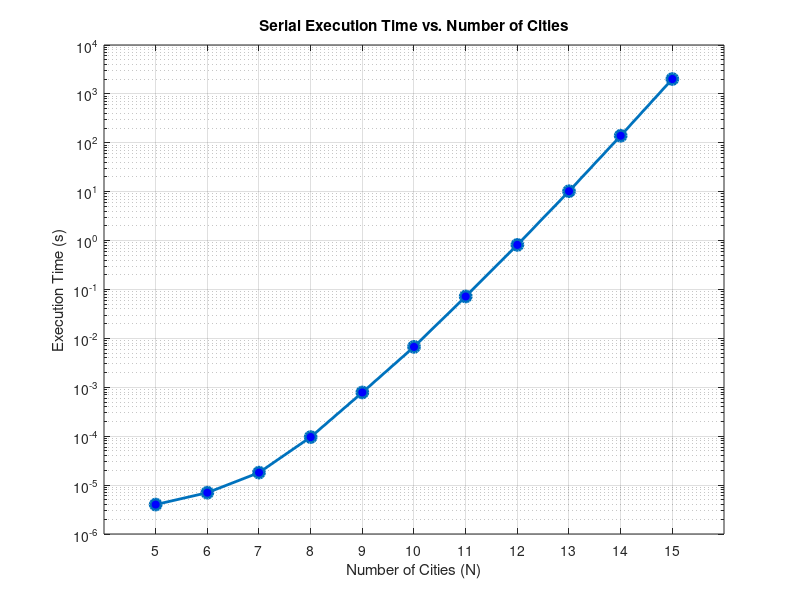

Recreate this plot in MATLAB. (Note: this script raises an error after producing the figure.)
% PART 1 Serial
cities_serial = 5:15;
ET_serial = [4e-6, 7e-6, 1.8e-5, 9.6e-5, 0.000784, 0.006719, 0.072038, 0.817469, 10.2234, 139.401, 2015.66];
ET_serial_short = [4e-6, 7e-6, 1.8e-5, 9.6e-5, 0.000784, 0.006719, 0.072038, 0.817469, 10.2234, 139.401];

% Serial Plots
% Execution Time
figure;
semilogy(cities_serial, ET_serial, '-o', 'LineWidth', 2, 'MarkerSize', 8, 'MarkerFaceColor', 'b')
grid on;
title('Serial Execution Time vs. Number of Cities');
xlabel('Number of Cities (N)');
ylabel('Execution Time (s)');
xticks(cities_serial);
saveas(gcf, 'execution_time_serial.png');

% PART 2 PTH1
cities_PTH1 = 5:14;
ET_PTH1 = [0.000216, 0.000252, 0.000261, 0.000543, 0.004044, 0.037121, 0.365174, 4.20847, 56.0196, 670.941];
p_PTH1 = cities_PTH1 - 1; 

[rel_eff_PTH1, rel_spdup_PTH1, cost_PTH1] = performance_metrics(ET_serial_short, p_PTH1, ET_PTH1);

results_table_PTH1 = table(cities_PTH1', p_PTH1', ET_serial_short', ET_PTH1', rel_spdup_PTH1', rel_eff_PTH1', cost_PTH1', ...
    'VariableNames', {'N_Cities', 'Threads_p', 'T_Serial_s', 'T_Parallel_s', 'Speedup', 'Efficiency', 'Cost_s'});
disp('--- Performance Metrics for PTH1 ---');
disp(results_table);

% PTH1 Graphs
% Execution Time
figure;
semilogy(cities_PTH1, ET_PTH1, '-o', 'LineWidth', 2, 'MarkerSize', 8, 'MarkerFaceColor', 'b')
grid on;
title('Paralell Execution Time vs. Number of Cities (PTH1)');
xlabel('Number of Cities (N)');
ylabel('Execution Time (s)');
xticks(cities_PTH1);
saveas(gcf, 'execution_time_PTH1.png');

% Speedup vs. Number of Cities
figure;
plot(cities_PTH1, rel_spdup_PTH1, '-o', 'LineWidth', 2, 'MarkerSize', 8, 'MarkerFaceColor', 'b');
grid on;
title('Speedup vs. Number of Cities (PTH1)');
xlabel('Number of Cities (N)');
ylabel('Speedup S(N)');
xticks(cities_PTH1);
saveas(gcf, 'speedup_PTH1.png');

% Efficiency vs. Number of Cities
figure;
plot(cities_PTH1, rel_eff_PTH1, '-o', 'LineWidth', 2, 'MarkerSize', 8, 'MarkerFaceColor', 'b');
grid on;
title('Efficiency vs. Number of Cities (PTH1)');
xlabel('Number of Cities (N)');
ylabel('Efficiency E(N)');
xticks(cities_PTH1);
ylim([0 0.03]); 
saveas(gcf, 'efficiency_PTH1.png');

% Cost vs. Number of Cities
figure;
semilogy(cities_PTH1, cost_PTH1, '-o', 'LineWidth', 2, 'MarkerSize', 8, 'MarkerFaceColor', 'b');
grid on;
title('Cost vs. Number of Cities (PTH1)');
xlabel('Number of Cities (N)');
ylabel('Cost C(N) (Core-Seconds)');
xticks(cities_PTH1);
saveas(gcf, 'cost_PTH1.png');

% PART 3 PTH2
cities_PTH2 = 5:15;
ET_PTH2 = [0.000387 0.000352 0.000361 0.000434 0.000579 0.001595 0.008654 0.081611 0.910806 11.2759 152.662];
p_PTH2 = cities_PTH2 - 1; 

[rel_eff_PTH2, rel_spdup_PTH2, cost_PTH2] = performance_metrics(ET_serial, p_PTH2, ET_PTH2);

results_table_PTH2 = table(cities_PTH2', p_PTH2', ET_serial', ET_PTH2', rel_spdup_PTH2', rel_eff_PTH2', cost_PTH2', ...
    'VariableNames', {'N_Cities', 'Threads_p', 'T_Serial_s', 'T_Parallel_s', 'Speedup', 'Efficiency', 'Cost_s'});
disp('--- Performance Metrics for PTH2 ---');
disp(results_table);

% PTH2 Graphs
% Execution Time
figure;
semilogy(cities_PTH2, ET_PTH2, '-o', 'LineWidth', 2, 'MarkerSize', 8, 'MarkerFaceColor', 'b');
grid on;
title('Parallel Execution Time vs. Number of Cities (PTH2)');
xlabel('Number of Cities (N)');
ylabel('Execution Time (s)');
xticks(cities_PTH2);
saveas(gcf, 'execution_time_PTH2.png');

% Speedup vs. Number of Cities
figure;
plot(cities_PTH2, rel_spdup_PTH2, '-o', 'LineWidth', 2, 'MarkerSize', 8, 'MarkerFaceColor', 'b');
grid on;
title('Speedup vs. Number of Cities (PTH2)');
xlabel('Number of Cities (N)');
ylabel('Speedup S(N)');
xticks(cities_PTH2);
saveas(gcf, 'speedup_PTH2.png');

% Efficiency vs. Number of Cities
figure;
plot(cities_PTH2, rel_eff_PTH2, '-o', 'LineWidth', 2, 'MarkerSize', 8, 'MarkerFaceColor', 'b');
grid on;
title('Efficiency vs. Number of Cities (PTH2)');
xlabel('Number of Cities (N)');
ylabel('Efficiency E(N)');
xticks(cities_PTH2);
ylim([0 1.1]); % Expanded to standard efficiency range [0, 1.1]
saveas(gcf, 'efficiency_PTH2.png');

% Cost vs. Number of Cities
figure;
semilogy(cities_PTH2, cost_PTH2, '-o', 'LineWidth', 2, 'MarkerSize', 8, 'MarkerFaceColor', 'b');
grid on;
title('Cost vs. Number of Cities (PTH2)');
xlabel('Number of Cities (N)');
ylabel('Cost C(N) (Core-Seconds)');
xticks(cities_PTH2);
saveas(gcf, 'cost_PTH2.png');

% Helper Function
function [rel_eff, rel_spdup, cost] = performance_metrics(ts, p, tp)
    rel_spdup = ts ./ tp;
    rel_eff   = rel_spdup ./ p;
    cost      = p .* tp;
end
